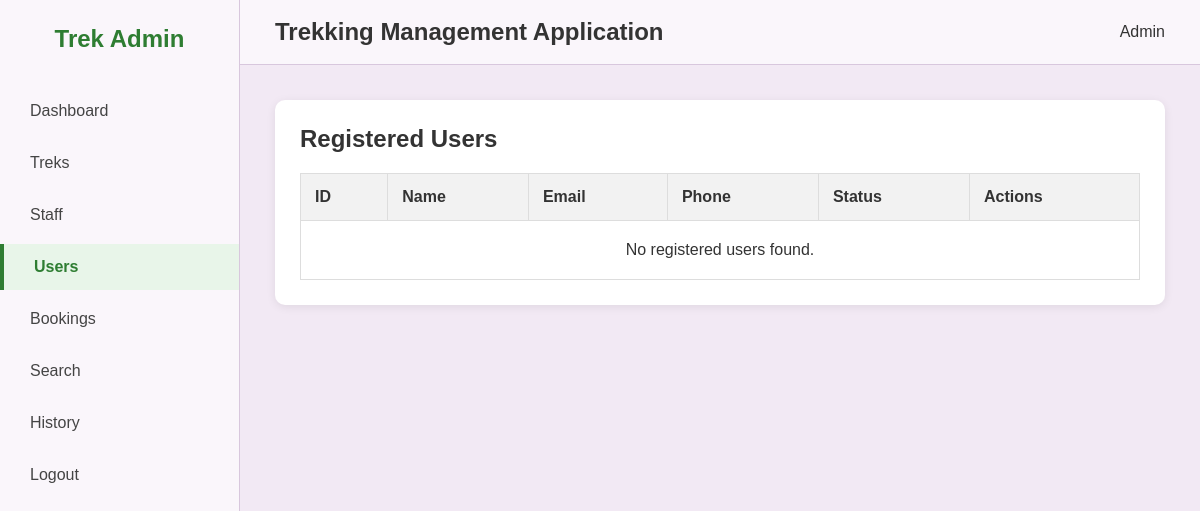
/admin/users (signed in), run on an earlier commit of the app's database.
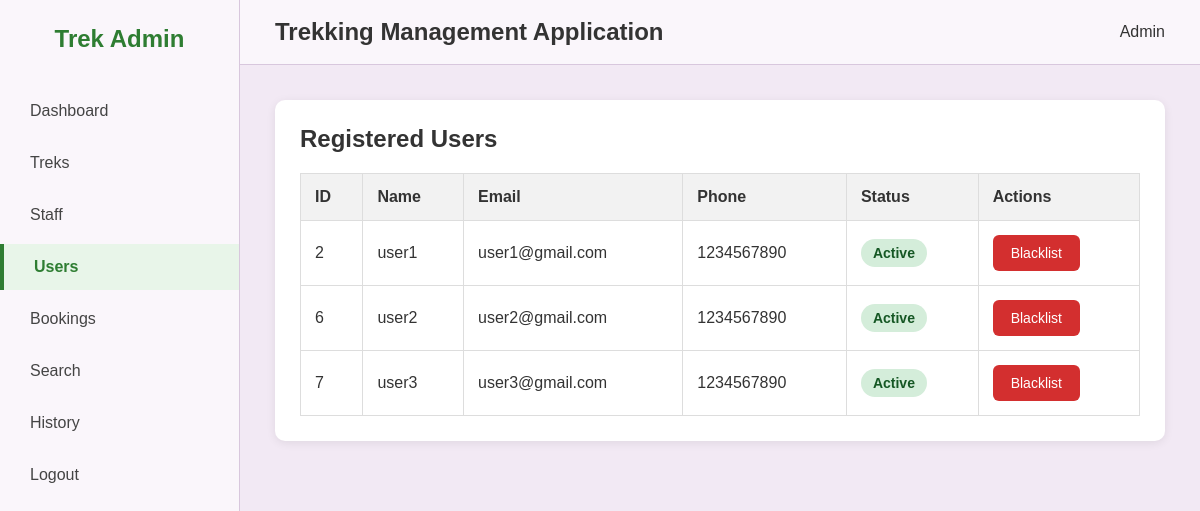
And on a later commit of the database.
### models/models.py (models this page shows)
class User(db.Model):
    __tablename__='users'
    id=db.Column(db.Integer,primary_key=True)
    name=db.Column(db.String(100),nullable=False)
    email=db.Column(db.String(100),nullable=False,unique=True)
    password=db.Column(db.String(100),nullable=False)
    phone=db.Column(db.String(20),nullable=False)
    role=db.Column(db.String(30),nullable=False,default='user')                #admin/staff/user
    status=db.Column(db.String(20),nullable=False,default='active')    #active/blacklisted
    created_at=db.Column(db.DateTime,default=datetime.utcnow)
    bookings=db.relationship('Booking',backref='user',lazy=True)

### controllers/admin_controller.py (the view)
    @app.route('/admin/users')
    @login_required
    @role_required('admin')
    def view_users():
        users=User.query.filter_by(role='user').all()
        return render_template('admin/users.html',
                               users=users
                               )

### templates/admin/users.html
{% extends "base.html" %}
{% block content %}
<div class="dashboard-container">
    <aside class="sidebar">
        <h2 class="logo"> Trek Admin</h2>
        <ul>
            <li><a href="{{ url_for('admin_dashboard') }}">Dashboard</a></li>
            <li><a href="{{ url_for('admin_view_treks') }}">Treks</a></li>
            <li><a href="{{ url_for('view_staff') }}">Staff</a></li>
            <li class="active">
                <a href="{{ url_for('view_users') }}">Users</a>
            </li>
            <li><a href="{{ url_for('view_bookings') }}">Bookings</a></li>
            <li><a href="{{ url_for('search') }}">Search</a></li>
            <li><a href="{{ url_for('trekking_history') }}">History</a></li>
            <li><a href="{{ url_for('logout') }}">Logout</a></li>
        </ul>
    </aside>
    <div class="main-content">
        <header class="topbar">
            <h2>Trekking Management Application</h2>
            <div class="admin-info">
                 Admin
            </div>
        </header>
        <div class="content">
            <div class="table-box">
                <div class="table-header">
                    <h2>Registered Users</h2>
                </div>
                <table>
                    <thead>
                        <tr>
                            <th>ID</th>
                            <th>Name</th>
                            <th>Email</th>
                            <th>Phone</th>
                            <th>Status</th>
                            <th>Actions</th>
                        </tr>
                    </thead>
                    <tbody>
                        {% if users %}
                            {% for user in users %}
                            <tr>
                                <td>{{ user.id }}</td>
                                <td>{{ user.name }}</td>
                                <td>{{ user.email }}</td>
                                <td>{{ user.phone }}</td>
                                <td>
                                    {% if user.status=="active" %}
                                        <span class="status-open">
                                            Active
                                        </span>
                                    {% else %}
                                        <span class="status-closed">
                                            Blacklisted
                                        </span>
                                    {% endif %}
                                </td>
                                <td>
                                    {% if user.status=="active" %}
                                        <a href="{{ url_for('blacklist_user', user_id=user.id) }}"
                                           class="delete-btn">
                                            Blacklist
                                        </a>
                                    {% else %}
                                        <a href="{{ url_for('activate_user', user_id=user.id) }}"class="edit-btn"> Activate</a>
                                    {% endif %}
                                </td>
                            </tr>
                            {% endfor %}
                        {% else %}
                            <tr>
                                <td colspan="6" style="text-align:center;padding:20px;">
                                    No registered users found.
                                </td>
                            </tr>
                        {% endif %}
                    </tbody>
                </table>
            </div>
        </div>
    </div>
</div>
{% endblock %}

What changed in the data, as far as the page shows it:
added User: id "2", name "user1", email "user1@gmail.com", phone "1234567890", status "Active"
added User: id "6", name "user2", email "user2@gmail.com", phone "1234567890", status "Active"
added User: id "7", name "user3", email "user3@gmail.com", phone "1234567890", status "Active"
Also different on the page:
text no longer shown: "No registered users found."
